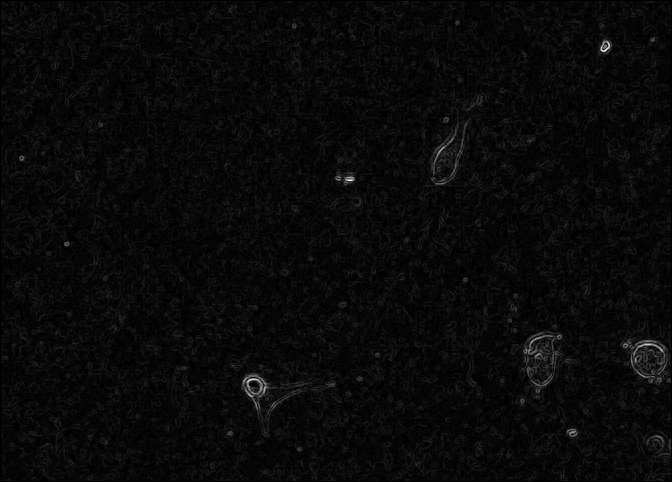
#> input picture cell_shape/segmentation/sample_sobel_img.tif, 672 x 482 px; its folder holds only this picture in this run
$ python -i tracker.py   (imports and definitions only)   (Python 2 division)   (older library calls are emulated)
#> lines starting #> are read from the running program, lines starting #| are printed output that depends on the picture; after the words box and inside, x2 and y2 are one past the last pixel; in counts of white or black regions, pixels touching at a corner belong together; pictures that were not available may be replaced by others from this repository, and a replacement may not be noted
#> further down, picture is the input picture: shape (482, 672); min 0, max 255, mean 9.5
### cell_shape/segmentation/methods.py
# -*- coding: utf-8 -*-
"""
Created on Wed May 03 11:20:33 2017

@author: univ4208
"""

import os
import numpy as np
from PIL import Image
import matplotlib.pyplot as plt
import skimage.feature
import skimage.filters
import skimage.morphology
import cv2
import scipy.ndimage as ndi
import pywt
import glob
import platform
from scipy.optimize import linear_sum_assignment
from skimage import img_as_ubyte
#plt.close("all")

# [13 lines left out: function open_frame, not called in this run]

def filter_by_size(img_segm,mini_nb_pix):
    """filters a segmented image by getting rid of the components with too few pixels"""
    numbers = np.zeros(int(np.max(img_segm)))
    for i in range(1,int(np.max(img_segm))+1):
        numbers[i-1] = np.count_nonzero(img_segm==i)

    indexes = np.arange(1,np.max(img_segm)+1)
    #indexes = indexes[numbers>np.mean(numbers)] #Deletes the 1-pixel elements
    indexes = indexes[numbers>mini_nb_pix] #Deletes the 1-pixel elements

    segm_filtered = np.zeros(img_segm.shape)
    j=1
    for i in (indexes):
        segm_filtered[img_segm==i] = j
        j+=1
    return segm_filtered

# [500 lines left out: functions fillHoles, modulusMaximum, saveFrame, classifyPhaseImage, displayWlt, displayMulti and 23 more, not called in this run]

class FrameInfo(object):
    """Class remembering the information from a labeled frame.
    All indexes should start with 0"""
    # [5 lines left out: function __init__, not called in this run]
    def __str__(self):
        return "Frame N:"+str(self.nr)+" Nr objects: "+str(self.n_objects)
#-------Just to wait---
def find_cells():
    """Just to wait"""
    pass
def openImage():
    pass
#-----End just to wait----

class Tracker(object):
    """Object iterating through a set of frames contiguous in time.
    Segments each frame and looks for correspondances in the previous frame
    usin the hungarian algorithm. Stores the main results in info_list and
    correspondance_lists

    We use here a quite heavily filtered by size image, as we are not interested
    in small pieces here for main tracking"""
    # [187 lines left out: functions __init__, preprocess, next_cell, prev_cell, segment, find_indices and 3 more, not called in this run]

### cell_shape/segmentation/tracker.py
# -*- coding: utf-8 -*-
"""
Created on Fri May 12 17:25:22 2017

@author: univ4208
"""
import matplotlib.pyplot as plt
import methods as m
import os
from PIL import Image
import numpy as np
import cv2
import skimage.filters as f
import scipy.ndimage as ndi
import ftracker

# [8 lines left out: function openImage, not called in this run]

def find_cells(frameNum,sizeFilter=150,cinema=False):
    """Thresholding+opening+labeling+size filtering"""
#> called with sizeFilter = 150, cinema = False
    frameNum=str(frameNum)
    nb = '0000'
    nb=nb[0:4-len(frameNum)]+frameNum
    path = os.path.join("..",'data','microglia','RFP1_cropped','RFP1_denoised'+nb+'.png')
    img = Image.open(path)
    im = np.asarray(img)
    clahe = cv2.createCLAHE(clipLimit=5.0, tileGridSize=(30,30))
    im = clahe.apply(im)
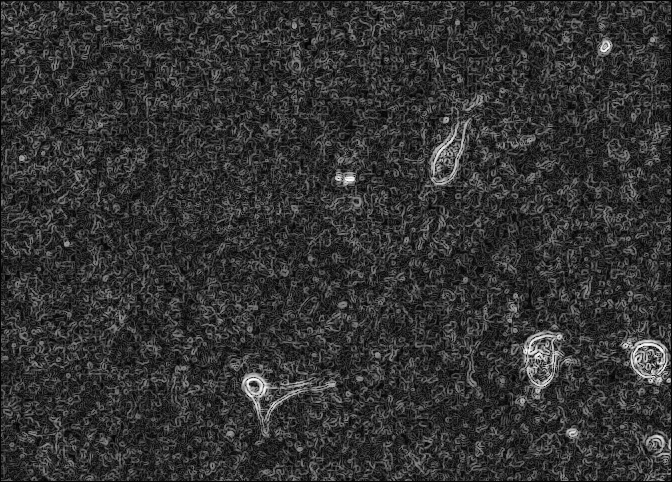
#> im: shape (482, 672); min 1, max 255, mean 50.6

    thresh_hard = (im>f.threshold_li(im)).astype(np.uint8)
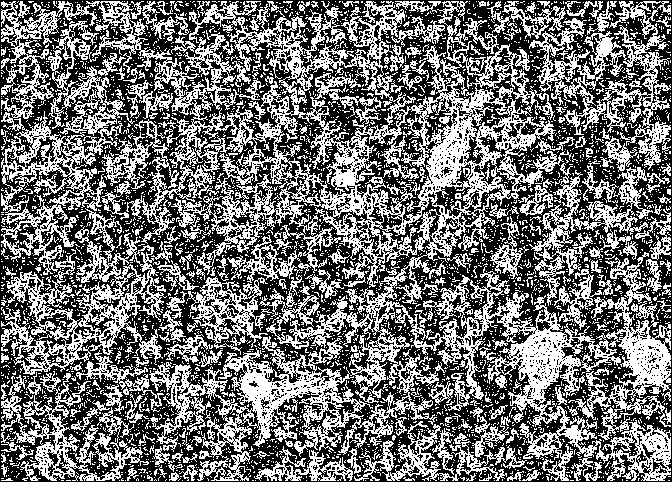
#> thresh_hard: shape (482, 672); values 0 (black) and 1 (white), 44.8% white in thin lines or dots
    if sizeFilter>0:
        kernel = np.ones((5,5),np.uint8)
        thresh_hard = cv2.morphologyEx(thresh_hard.astype(np.uint8), cv2.MORPH_OPEN, kernel,iterations=1)
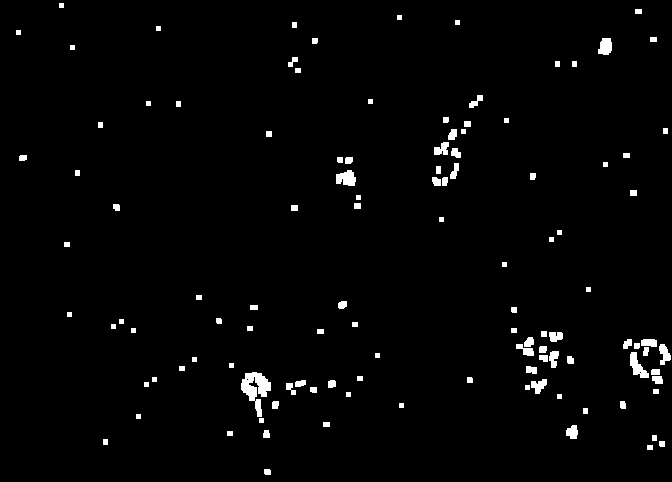
#> thresh_hard: shape (482, 672); values 0 (black) and 1 (white), 1.9% white; 115 white regions, largest, box (x1, y1, x2, y2) and area: (241, 372, 271, 417) 657, (630, 352, 649, 378) 246, (336, 170, 356, 186) 238

    labels,nr = ndi.label(thresh_hard)
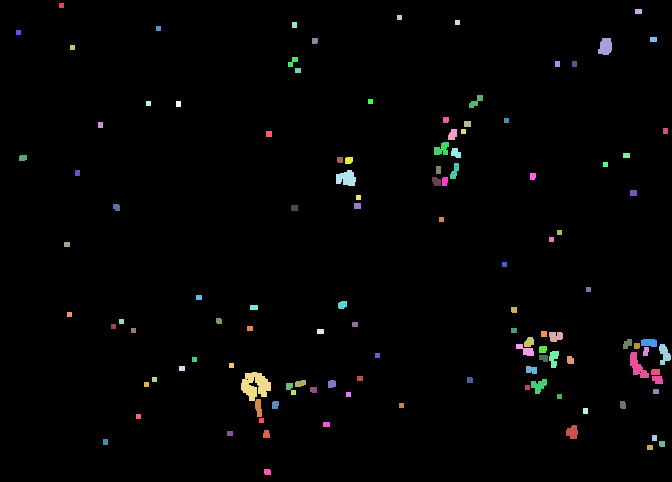
#> labels: shape (482, 672) int32; 118 distinct labels, from 0 to 117; one colour per label, 0 black
#> nr = 117
    if sizeFilter>0:
        labels = m.filter_by_size(labels,sizeFilter)
#> after the loop in filter_by_size, `for i in range(1,int(np.max(img_segm))+1):`: numbers = 117 values, max 557 at index 85, min 25 at index 0, mean 53.78
#> in filter_by_size, `indexes = indexes[numbers>mini_nb_pix]`: indexes = [10, 38, 73, 77, 86]
#> the loop in filter_by_size, `for i in (indexes):` made 5 passes
#> i on passes 1 to 5: 10, 38, 73, 77, 86
#> after the loop in filter_by_size, `for i in (indexes):`:
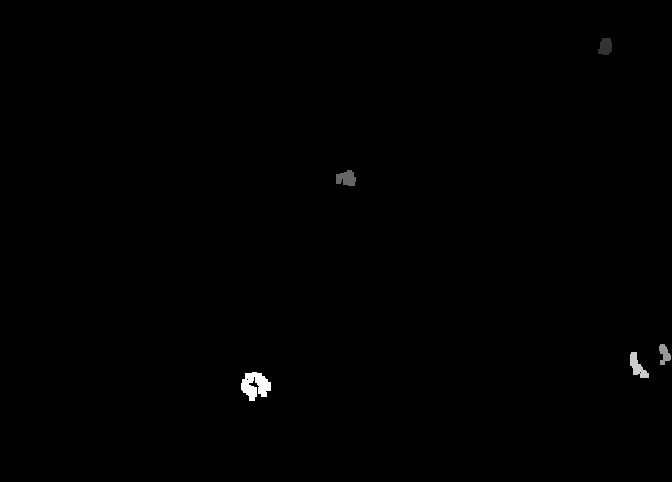
#> segm_filtered: shape (482, 672) float64; min 0, max 5, mean 0.0151; drawn with min black and max white
#> after the loop in filter_by_size, `for i in (indexes):`: j = 6

    if cinema:
        im.setflags(write=1)
        im[labels==0]=0
        cv2.imshow("Frame",im)
        cv2.waitKey(60)
    return labels

class FrameInfo(object):
    """Class remembering the information from a labeled frame"""
    # [11 lines left out: function __init__, not called in this run]

class Tracker(object):
    """Object iterating through a set of frames contiguous in time.
    Segments each frame and looks for correspondances in the previous frame
    usin the hungarian algorithm. Stores the main results in info_list and
    correspondance_lists

    We use here a quite heavily filtered by size image, as we are not interested
    in small pieces here for main tracking"""
    # [175 lines left out: functions __init__, preprocess, segment, find_indices, showTrajectory, showMovie and 1 more, not called in this run]
"""
#20,21 there is an apparition
trac = Tracker()
trac.preprocess(15,30)
trac.segment()
trac.showTrajectory(4,overlay=True,plot=True,wait=400)
#trac.showMovie(wait=200)
c= find_cells(11)
d=m.filter_by_size(c,150)
m.si2(c,d,"normal","filtered by size")
m.si2(find_cells(20),find_cells(21),"frame 20","frame21")
niou_list = [(u+1,v+1) for u,v in trac.correspondance_lists[0]]

f20 = find_cells(20)
f21 = find_cells(21)

unfiltered20 = find_cells(20,sizeFilter=0)
unfiltered21 = find_cells(21,sizeFilter=0)

unfiltered20[f20>0]=0
unfiltered21[f21>0]=0
m.si2(unfiltered20,unfiltered21,"remaining in fr 20","in fr 21")"""

>>> import cv2
>>> picture = cv2.imread('sample_sobel_img.tif', cv2.IMREAD_GRAYSCALE)
>>> result = find_cells(picture)
